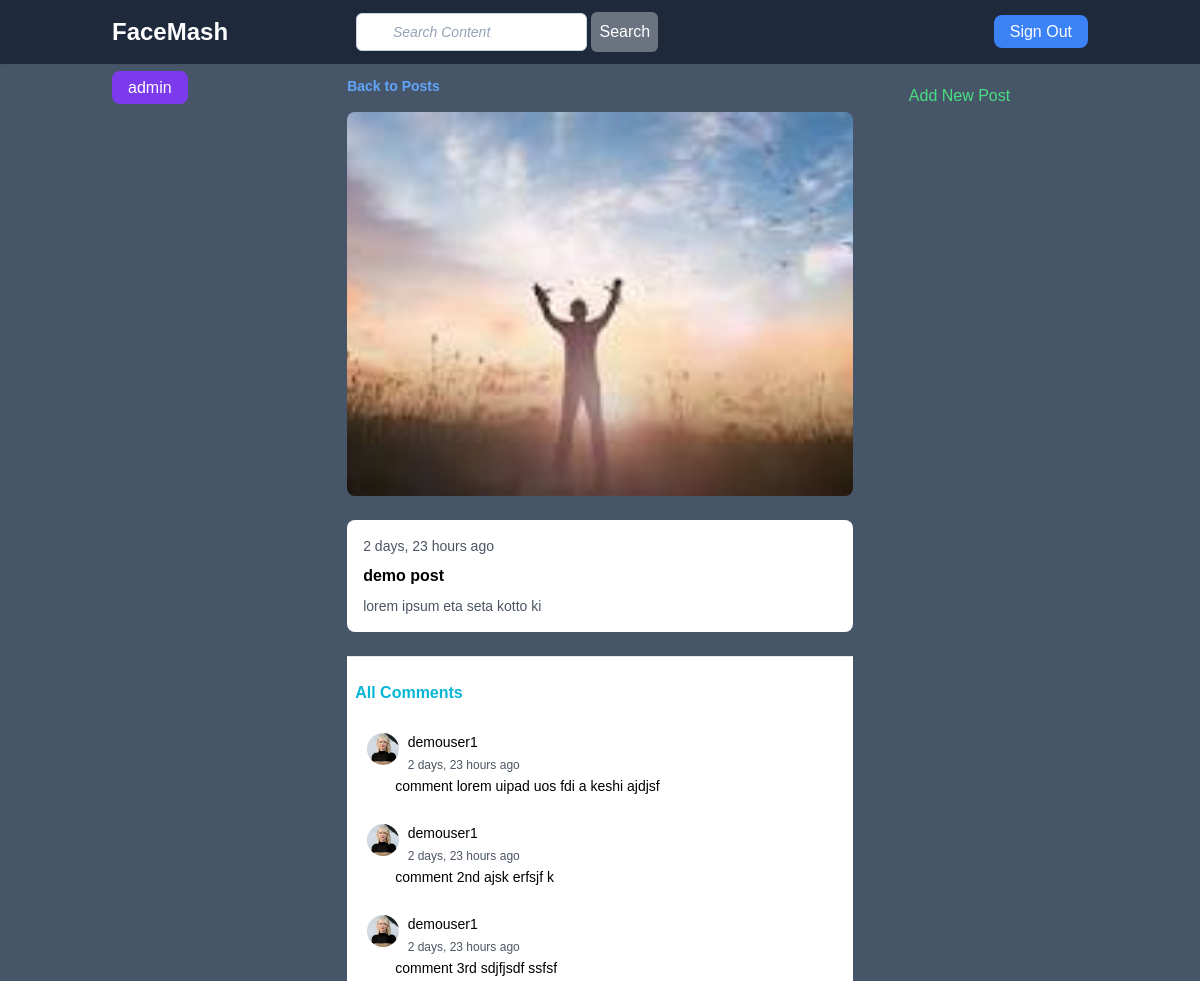
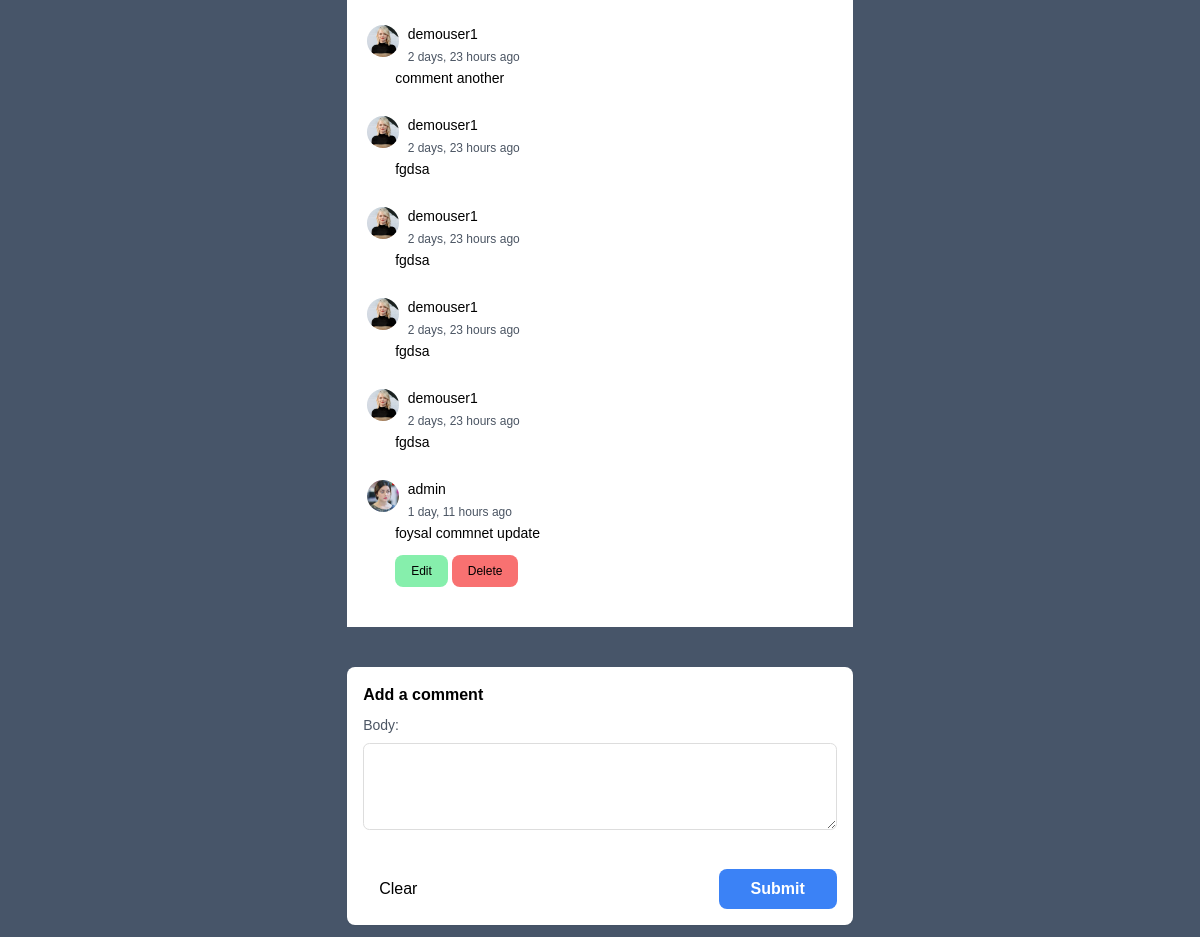
Page /post/27/detail (signed in) on the committed database (2 pictures, top to bottom).
### feed/models.py (models this page shows, shortened)
class Post(models.Model):
    title = models.CharField(max_length=300, null=False, blank=False)
    description = models.TextField(blank=True)
    posted_at = models.DateTimeField(auto_now_add=True)
    post_image = models.ImageField(upload_to ="feeds/", null=True, blank=True)
    post_author = models.ForeignKey(User,on_delete=models.CASCADE)

class Comment(models.Model):
    post = models.ForeignKey(Post, null = True, blank=True, on_delete=models.CASCADE)
    comment_author = models.ForeignKey(User,null=True, on_delete=models.CASCADE)
    commented_at = models.DateTimeField(auto_now_add=True)
    body = models.TextField()

### users/models.py (models this page shows, shortened)
class Profile(models.Model):
    full_name = models.CharField(max_length=100,blank=True,null=True)
    user = models.OneToOneField(User, on_delete=models.CASCADE)
    profile_image = models.ImageField(default='profile_picture/default_profile.jpg', upload_to='profile_picture')
    cover_photo = models.ImageField(default='cover_photo/default_cover.jpg', upload_to='cover_photo')
    bio = models.TextField(null=True, blank=True)
    date_of_birth = models.CharField(max_length=50, null=True, blank=True)

### feed/views.py (the view)
# urls.py: path('post/<int:pk>/detail',views.post_detail, name="post-detail"),
def post_detail(request,pk):
    post = get_object_or_404(Post,pk=pk)
    comments = post.comment_set.all()
    form = CommentForm()
    if request.method == 'POST':
        form = CommentForm(request.POST)
        if form.is_valid():
            comment = form.save(commit=False)
            comment.post = post
            comment.comment_author = request.user
            comment.save()
            messages.success(request,'Comment added successfully.')
            context = {
                'post' : post,
                'form' : form,
                'comments': comments,
            }
            return render(request,'feed/post_detail_after_comment.html',context)
    else:
        form = CommentForm()
    context = {
        'post' : post,
        'form' : form,
        'comments': comments,
    }
    return render(request,'feed/post_detail.html',context)

### feed/forms.py
class CommentForm(ModelForm):
    class Meta:
        model = Comment
        fields = ['body']
    def __init__(self, *args, **kwargs):
        super().__init__(*args, **kwargs)
        for name, field, in self.fields.items():
            field.widget.attrs.update({'class' : 'form-control'})
        self.fields['body'].widget.attrs.update({'rows': '3'})

### feed/templates/feed/post_detail.html (shortened to what this page needs)
{% extends 'base.html' %}
{% block content %}
    <section class="flex gap-10">
      {% include 'includes/left-sidebar.html' %}
      <main class="flex-1">
        <a href="{% url 'home' %}" class="block text-blue-400 text-sm font-semibold mb-4 hover:underline">Back to Posts</a>
          {% if post.post_image %}
            <img src="{{ post.post_image.url }}" alt={{ post.title }} class="w-full h-96 object-cover rounded-lg">
          {% endif %}
        <div class="bg-white rounded-lg mt-6 p-4">
            <small class="block text-sm text-gray-600 mb-2">{{ post.posted_at|timesince }} ago</small>
            <h3 class="text-base font-semibold mb-2">{{ post.title }}</h3>
            <p class="text-sm text-gray-600">{{ post.description }}</p>
        </div>
        {% if comments %}
          <div class="bg-white pb-4">
            <hr class="my-6" />
            <h2 class="font-semibold text-cyan-500 mb-2 ml-2">All Comments</h2>
            <ul class="ml-4">
                {% for comment in comments %}
                <div class="my-6">
                  <div class="block">
                    <div class="inline-block p-1">
                      <img src="{{ comment.comment_author.profile.profile_image.url }}" alt="profile picture" class="w-8 h-8 rounded-full">
                    </div>
                    <div class="inline-block">
                      <h5 class="text-sm">{{ comment.comment_author }}</h5>
                      <small class="inline-flex text-xs text-gray-600">{{ comment.commented_at|timesince }} ago</small>
                    </div>
                  </div>
                    <li class="ml-8 text-sm">
                        {{ comment.body }}
                        {% if request.user == comment.comment_author %}
                            <div class="mt-3">
                                <a href="{% url 'edit-comment' comment.id %}" class="bg-green-300 px-4 py-2 inline-block text-xs cursor-pointer rounded-lg">Edit</a>
                                <a href="#" class="bg-red-400 px-4 py-2 inline-block text-xs cursor-pointer rounded-lg">Delete</a>
                            </div>
                        {% endif %}
                    </li>
                </div>
                {% endfor %}
            </ul>
          </div>
        {% endif %}
        <div class="mt-10 bg-white shadow-sm p-4 rounded-lg">
          <h2 class="font-semibold text-base mb-2">Add a comment</h2>
            <form action="" method="post">
              {% for field in form %}
                  <div class="mb-3">
                      <label for="{{ field.id }}" class="block text-sm text-gray-600 mb-2">{{ field.label_tag }}</label>
                      {{ field }}
                  </div>
              {% endfor %}
              <div class="flex justify-between items-center mt-8">
                  <button type="reset" class="inline-block px-4 py-2 transition hover:bg-gray-200 rounded-lg">Clear</a>
                  <button type="submit" class="inline-block px-8 py-2 transition text-white bg-blue-500 hover:bg-blue-400 rounded-lg font-semibold">Submit</button>
              </div>
            </form>
        </div>
    </main>
        {% include 'includes/right-sidebar.html' %}
    </section>
{% endblock %}

### templates/includes/left-sidebar.html
<aside class="w-1/5">
    {% if request.user.is_authenticated %}
        <ul>
            <li class="list-none inline-block"><a href="{% url 'profile' user.username %}" class="px-4 py-2 bg-violet-600 rounded-lg text-white"> {{ user.username }}</a></li>
        </ul>
    {% endif %}
</aside>

### rows in the picture
Post: post_image (picture), posted_at "2 days, 23 hours", title "demo post", description "lorem ipsum eta seta kotto ki"
Comment: comment_author.profile.profile_image (picture), comment_author "demouser1", commented_at "2 days, 23 hours", body "comment lorem uipad uos fdi a keshi ajdjsf"
Comment: comment_author.profile.profile_image (picture), comment_author "demouser1", commented_at "2 days, 23 hours", body "comment 2nd ajsk erfsjf k"
Comment: comment_author.profile.profile_image (picture), comment_author "demouser1", commented_at "2 days, 23 hours", body "comment 3rd sdjfjsdf ssfsf"
Comment: comment_author.profile.profile_image (picture), comment_author "demouser1", commented_at "2 days, 23 hours", body "comment another"
Comment: comment_author.profile.profile_image (picture), comment_author "demouser1", commented_at "2 days, 23 hours", body "fgdsa"
Comment: comment_author.profile.profile_image (picture), comment_author "demouser1", commented_at "2 days, 23 hours", body "fgdsa"
Comment: comment_author.profile.profile_image (picture), comment_author "demouser1", commented_at "2 days, 23 hours", body "fgdsa"
Comment: comment_author.profile.profile_image (picture), comment_author "demouser1", commented_at "2 days, 23 hours", body "fgdsa"
Comment: comment_author.profile.profile_image (picture), comment_author "admin", commented_at "1 day, 11 hours", body "foysal commnet update", shows "Edit"

### other values in the picture
{{ user.username }} "admin"
{{ field.label_tag }} "Body:"
